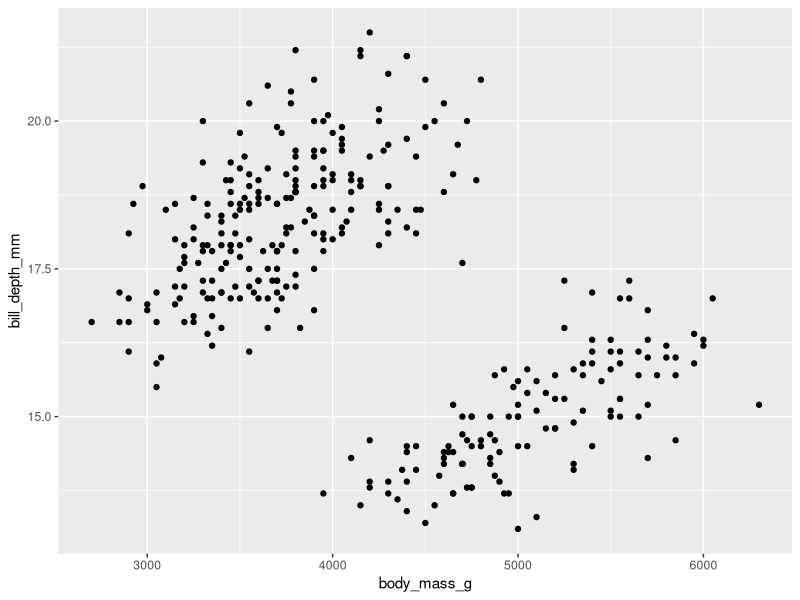
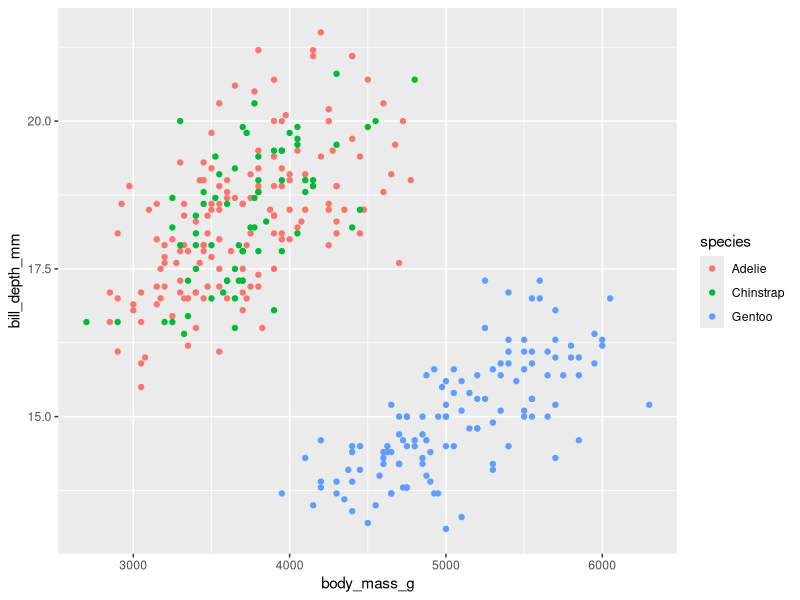
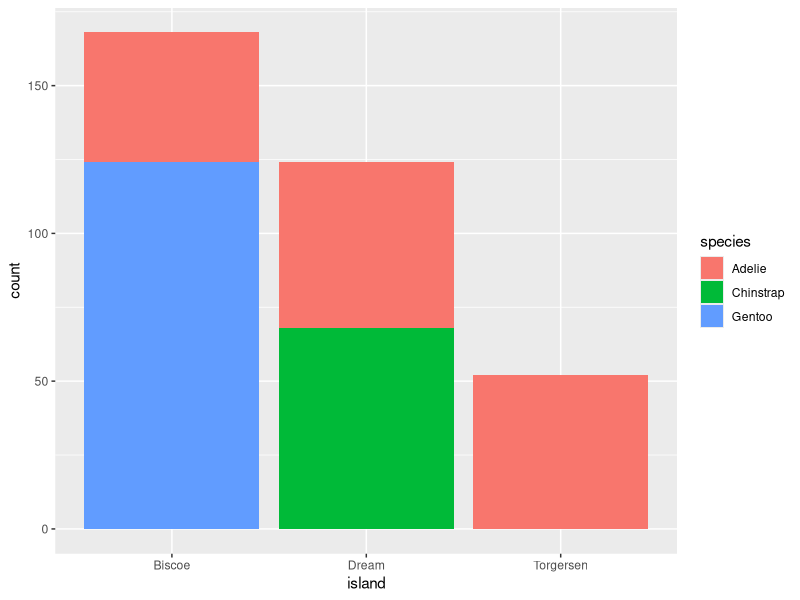
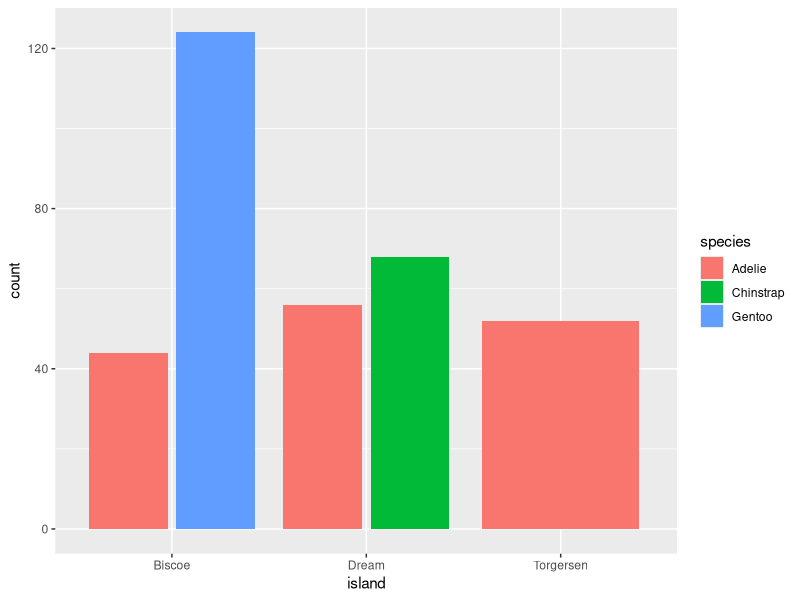
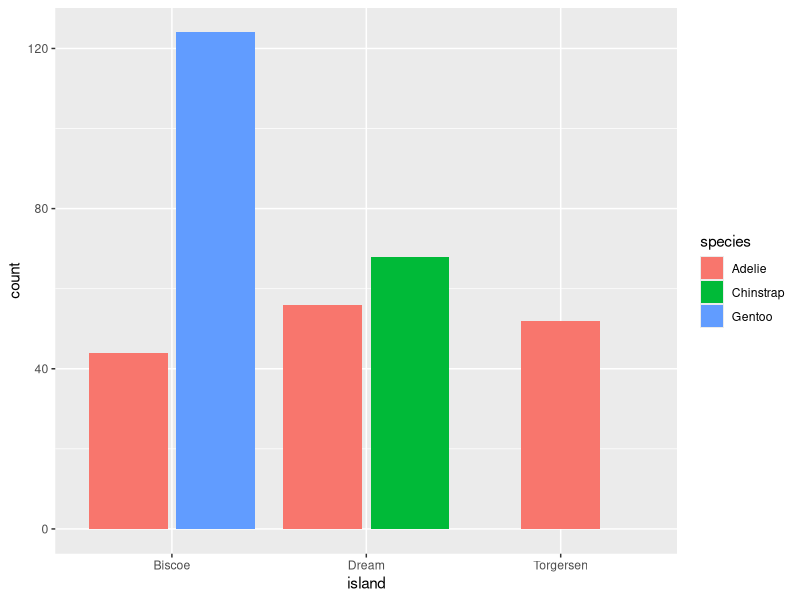

Write the R code that produced these figures, in order.
## ---- chunk 1
options(htmltools.dir.version = FALSE)
knitr::opts_chunk$set(
  fig.path = "deps/grammar-of-graphics/",
  fig.width = 6, fig.height = 4, 
  out.width = "75%", 
  message = F, warning = F, dpi = 300)
## ---- chunk 2
library(tidyverse)
library(ggplot2)
library(palmerpenguins)

str(penguins)
## ---- chunk 3
ggplot(data = penguins) + 
  geom_point(
    aes(x = body_mass_g, 
        y = bill_depth_mm))
## ---- chunk 4
ggplot(data = penguins) + 
  geom_point(
    aes(x = body_mass_g, 
        y = bill_depth_mm,
        color = species))
## ---- chunk 5
ggplot(data = penguins) + 
  geom_bar(
    aes(x = island, 
        fill = species))
## ---- chunk 6
ggplot(data = penguins) + 
  geom_bar(
    aes(x = island, 
        fill = species),
    position = "dodge2")
## ---- chunk 7
ggplot(data = penguins) + 
  geom_bar(
    aes(x = island, 
        fill = species),
    position = 
      position_dodge2(
        preserve="single"
      )
  )
